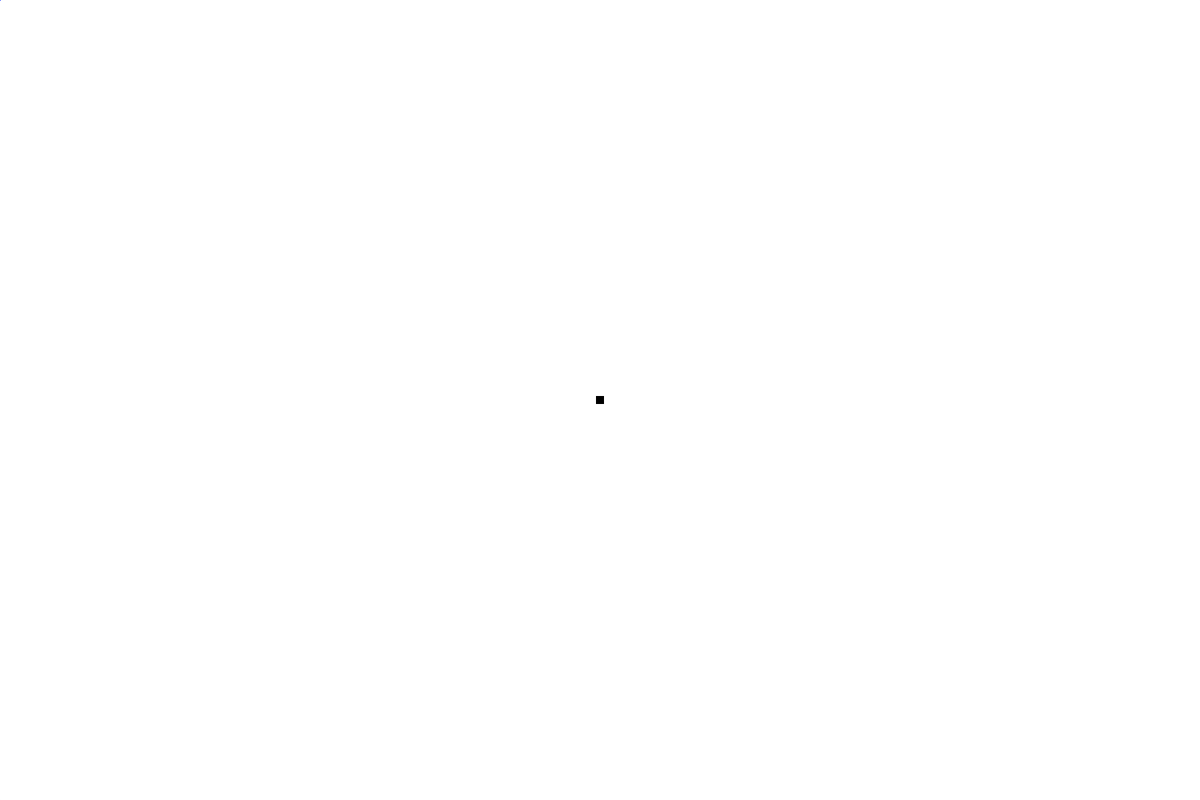
Frame 1 (no input)
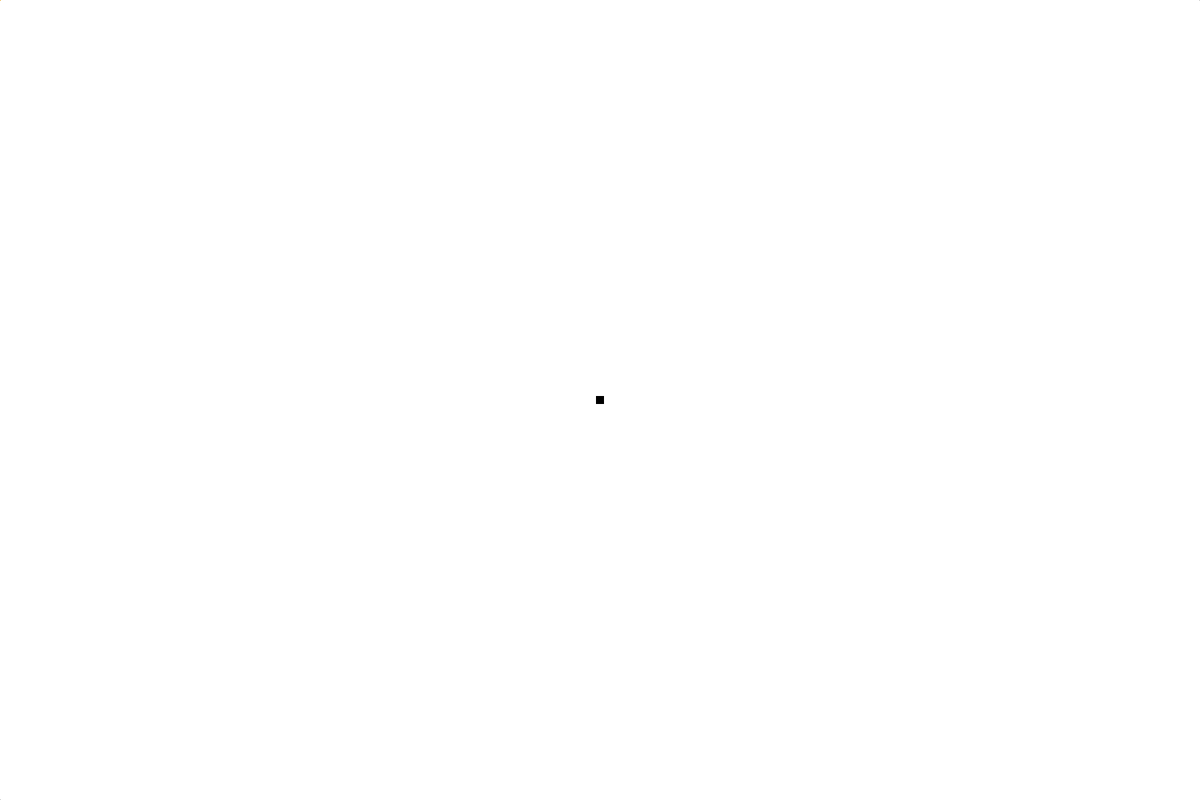
Frame 60 (the mouse pressed at the canvas centre just before this capture)
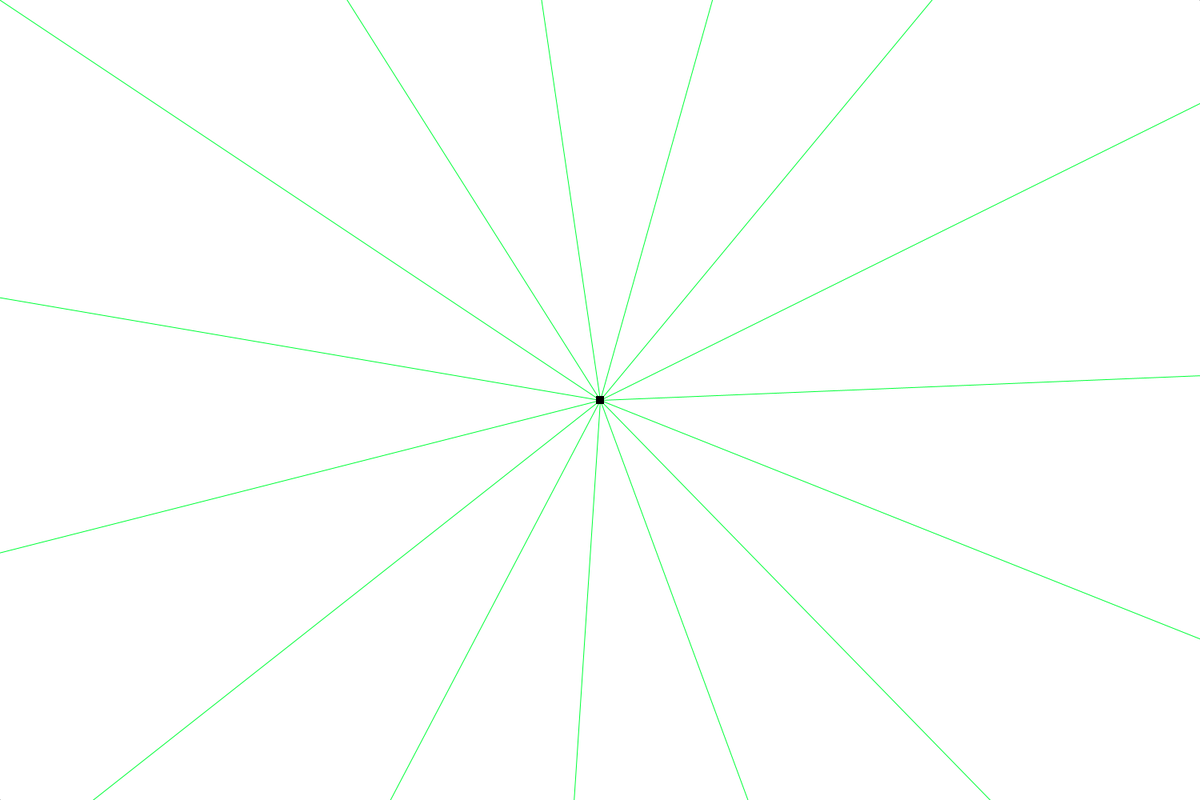
Frame 120 (the mouse held since frame 60 and released just before this capture)

The Processing sketch that drew these frames (run headless with seeded random() and noise(); from frame 60 on, the mouse is pressed at the canvas centre):

// Processing sketch: CircularDrawer
// ── CircularDrawer.pde
void setup() {
  size(1500, 1000);
  background(255);
}
int mode=0;
float n=15;
void keyPressed() {
  if (key=='1')mode=0;
  if (key=='2')mode=1;
  if (key=='3')mode=2;
  if (key=='4')mode=3;
}
float lastX=0,lastY=0;
void draw() {
  //n=noise(frameCount*0.05)*20;
  if (mode==0) {
  } else if (mode==1) {
    fill(255, 50);
    rect(-1, -1, width+2, height+2);
  } else if (mode==2) {
    fill(255, 20);
    rect(-1, -1, width+2, height+2);
  } else if (mode==3) {
    fill(255, 10);
    rect(-1, -1, width+2, height+2);
  }
  stroke(0);
  if(key==' '&&keyPressed)return;
  float col=random(1);
  noFill();
  stroke(100,10);
  //set(0,0,0);
  float d=dist(mouseX,mouseY,width/2,height/2)*2;
  ellipse(width/2,height/2,d,d);
  for (int i=0; i<n; i++) {
    pushMatrix();
    translate(width/2, height/2);
    rotate(radians(360*i/n));
    //translate(width/2, height/2);
    float px=lastX;
    float py=lastY;
    
    float x=mouseX;
    float y=mouseY;
    float offx=-width/2;
    float offy=-height/2;
    px+=offx;
    py+=offy;
    x+=offx;
    y+=offy;
    d=dist(px, py, x, y)*5;
    colorMode(HSB, 100);
    stroke(col*100, 100, 100);
    colorMode(RGB, 255);
    line(px, py, x, y);
    popMatrix();
    //rotate(-2.0*i/PI/n);
    //translate(-width/2, -height/2);
  }
  noStroke();
  fill(0);
  rect(width/2-5,height/2-5,10,10);
  lastX=mouseX;
  lastY=mouseY;
}
